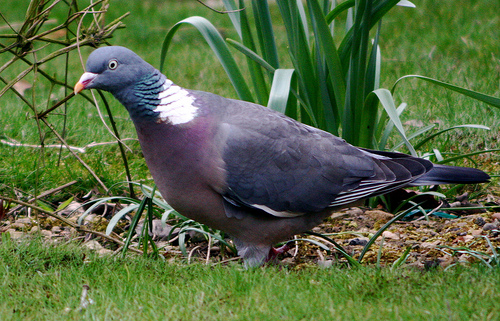
#> input picture lvmtest/prompt/image14_L.jpg, 500 x 321 px; its folder holds only this picture in this run
$ python -i utils.py   (imports and definitions only)
#> lines starting #> are read from the running program, lines starting #| are printed output that depends on the picture
import os
from multiprocessing import Pool
import numpy as np
import random
from PIL import Image
import re
import cv2
import glob
from natsort import natsorted


class MultiProcessImageSaver(object):

    def __init__(self, n_workers=1):
        self.pool = Pool(n_workers)

    # [7 lines left out: function __call__, not called in this run]

    def close(self):
        self.pool.close()
        self.pool.join()

    # [7 lines left out: function save_image, not called in this run]


def list_dir_with_full_path(path):
    return [os.path.join(path, f) for f in os.listdir(path)]


# [57 lines left out: functions find_all_files_in_dir, is_image, is_video, random_square_crop, not called in this run]


def read_image_to_tensor(path, center_crop=1.0):
#> called with path = 'prompt/image14_L.jpg', center_crop = 1
    pil_im = Image.open(path).convert('RGB')
#> pil_im is the input picture: PIL image 500x321 RGB; mean R, G, B 86.5, 105.8, 66.2
    if center_crop < 1.0:
        width, height = pil_im.size
        pil_im = pil_im.crop((
            int((1 - center_crop) * height / 2), int((1 + center_crop) * height / 2),
            int((1 - center_crop) * width / 2), int((1 + center_crop) * width / 2),
        ))
    input_img = pil_im.resize((256, 256))
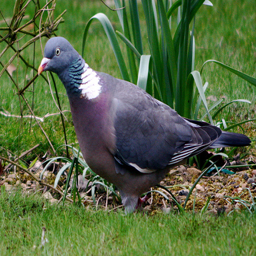
#> input_img: PIL image 256x256 RGB; mean R, G, B 86.5, 105.8, 66.2
    input_img = np.array(input_img) / 255.0
#> input_img: shape (256, 256, 3) float64
    input_img = input_img.astype(np.float32)
    return input_img


# [181 lines left out: functions match_mulitple_path, randomly_subsample_frame_indices, read_frames_from_dir, read_frames_from_video, read_all_frames_from_video, read_max_span_frames_from_video, not called in this run]

>>> result = read_image_to_tensor('prompt/image14_L.jpg')

$ run again, on lvmtest/prompt/image15_L.jpg
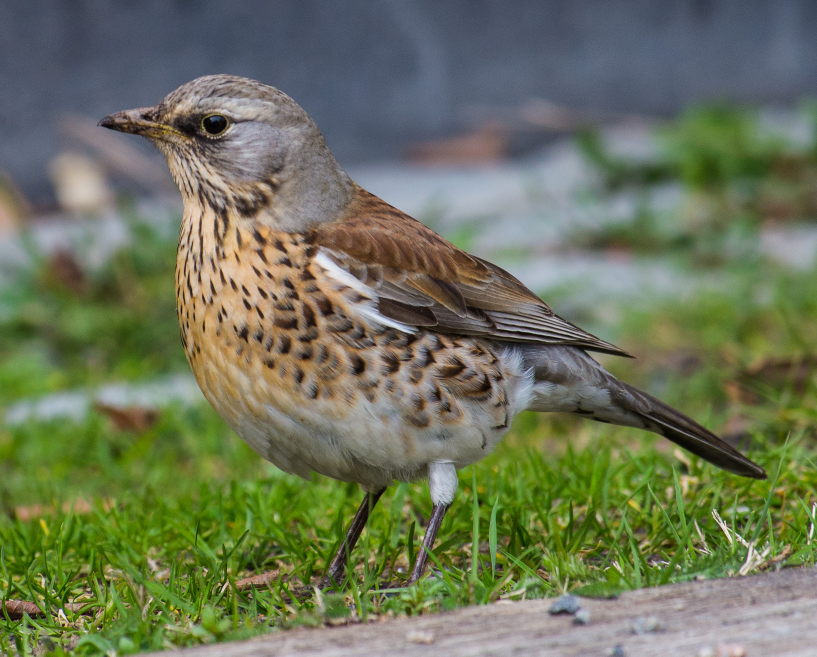
#> input picture lvmtest/prompt/image15_L.jpg, 2451 x 1970 px (shown at 1/3 size)
#> in read_image_to_tensor, pil_im is the input picture: PIL image 2451x1970 RGB; mean R, G, B 108.8, 116.4, 89.8
#> in read_image_to_tensor, `input_img = pil_im.resize((256, 256))`:
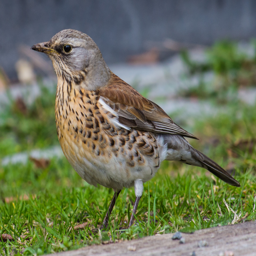
#> input_img: PIL image 256x256 RGB; mean R, G, B 108.8, 116.4, 89.8

$ run again, on lvmtest/prompt/image17_L.jpg
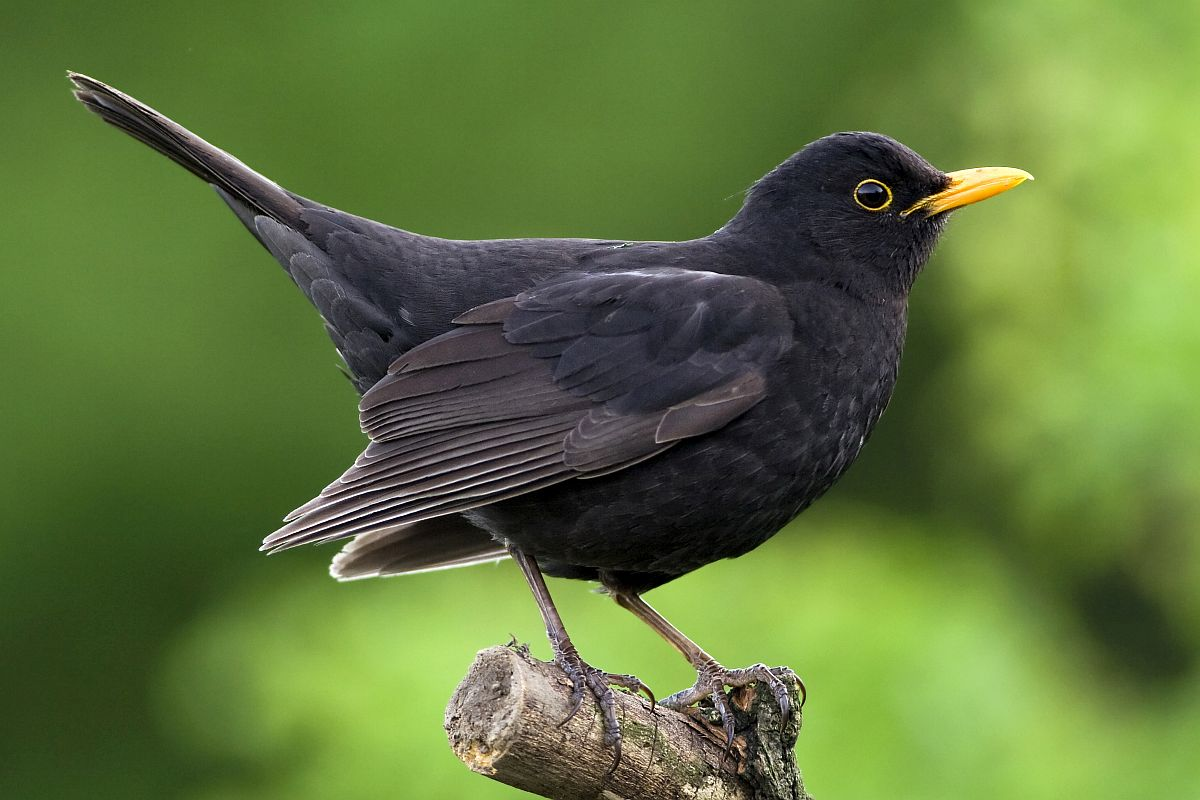
#> input picture lvmtest/prompt/image17_L.jpg, 1200 x 800 px
#> in read_image_to_tensor, pil_im is the input picture: PIL image 1200x800 RGB; mean R, G, B 94.8, 116.9, 60.2
#> in read_image_to_tensor, `input_img = pil_im.resize((256, 256))`:
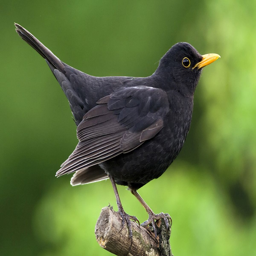
#> input_img: PIL image 256x256 RGB; mean R, G, B 94.8, 116.9, 60.2
